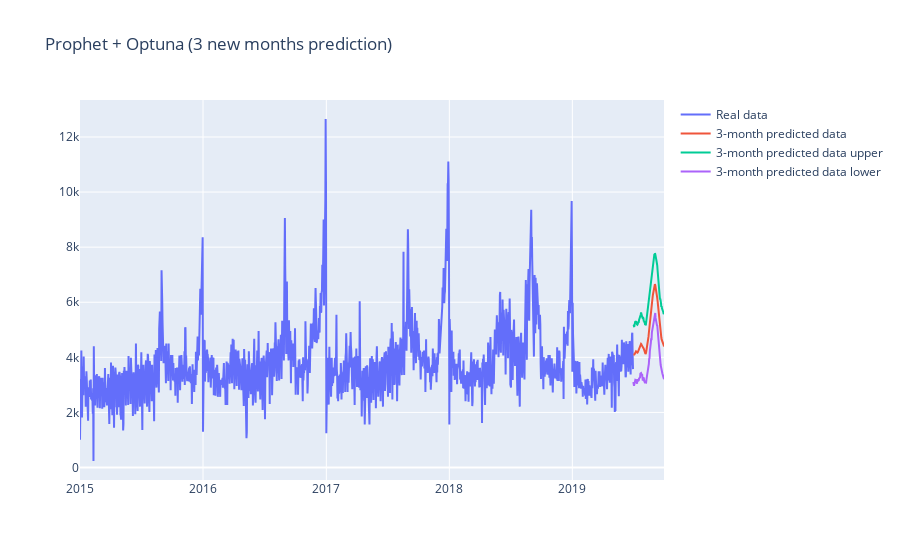

The notebook cell this image was saved under:
### Code cell
# Three more month predict for Prophet + Optuna model
three_more_month_df = pd.DataFrame(data={'ds': pd.date_range(df['Date'].iloc[-1].date(),
                                                             df['Date'].iloc[-1].date() + relativedelta(months=3),
                                                             inclusive='right',
                                                             freq=timedelta(days=1),
                                                             normalize=True)})
three_more_month_predicted = ph.predict(three_more_month_df)
fig = go.Figure()
fig.add_trace(
    go.Scatter(x=df['Date'], y=df['series1'], mode='lines', name='Real data')    
)
fig.add_trace(
    go.Scatter(x=three_more_month_predicted['ds'],
               y=three_more_month_predicted['yhat'], mode='lines', name='3-month predicted data')
)
fig.add_trace(
    go.Scatter(x=three_more_month_predicted['ds'],
               y=three_more_month_predicted['yhat_upper'], mode='lines', name='3-month predicted data upper')
)
fig.add_trace(
    go.Scatter(x=three_more_month_predicted['ds'],
               y=three_more_month_predicted['yhat_lower'], mode='lines', name='3-month predicted data lower')
)
fig.update_layout(title='Prophet + Optuna (3 new months prediction)')
fig.show()
